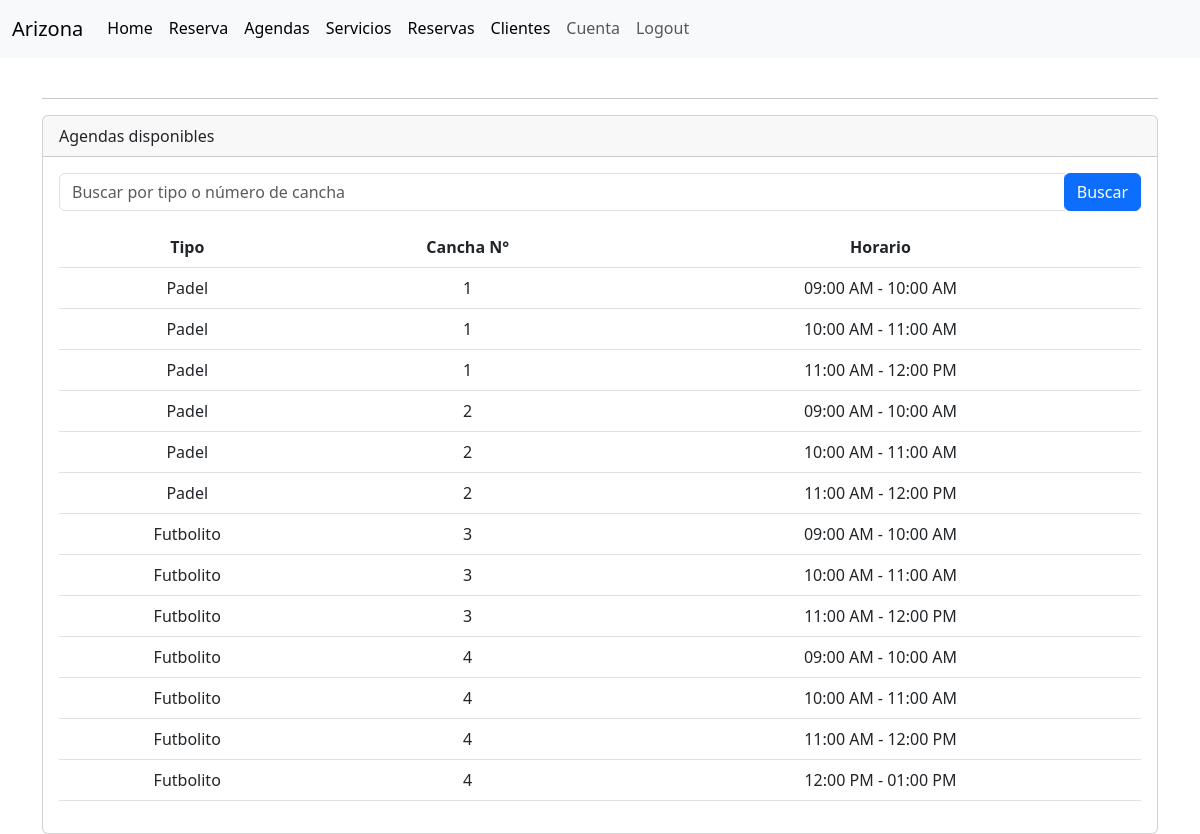
Before: /servicio/agenda/listar/ (signed in) with the older database file.
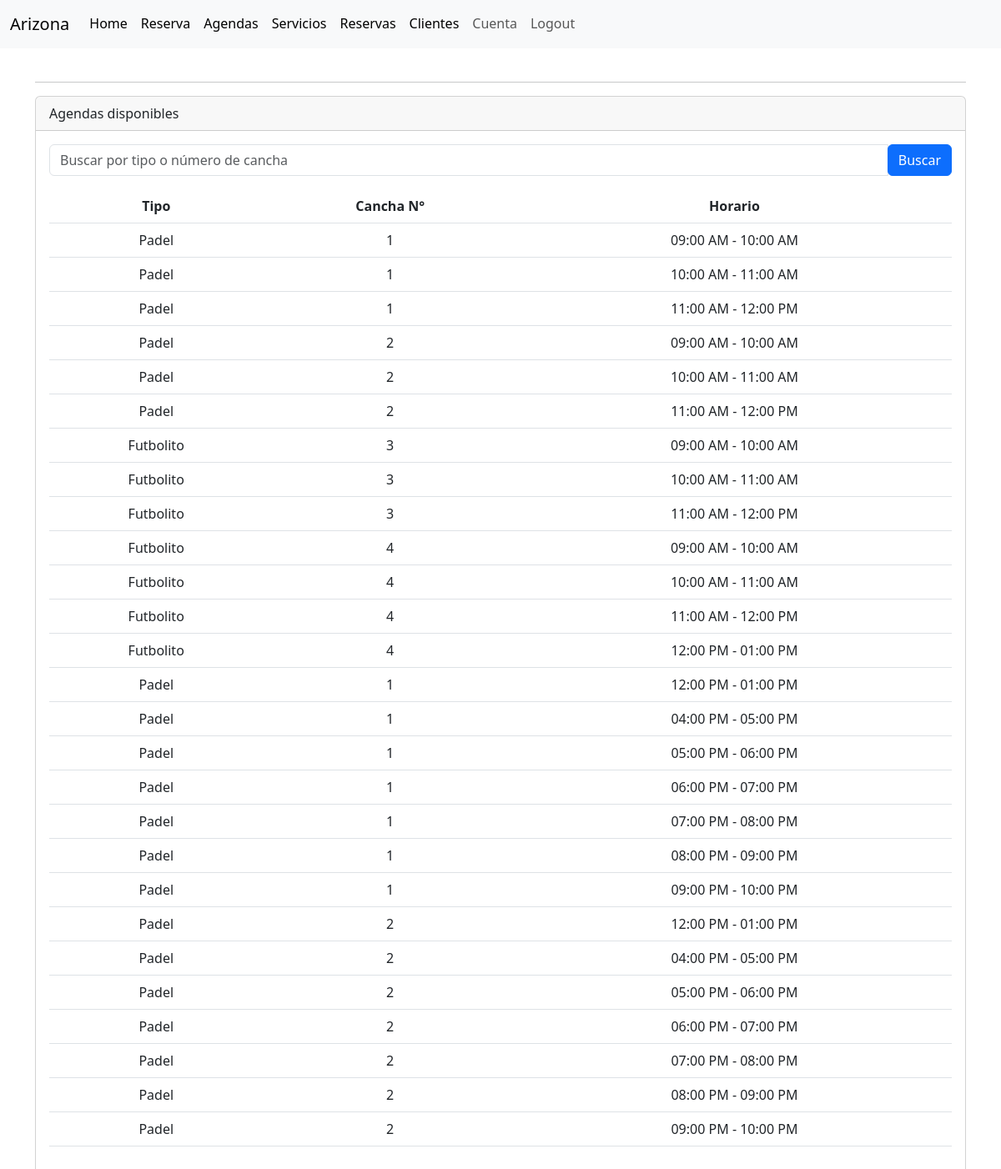
After: the same page with the newer database file.
### servicio/models.py (models this page shows, shortened)
class Agenda(models.Model):
    cancha = models.ForeignKey(Cancha, on_delete=models.CASCADE)
    horario = models.ForeignKey(Horario, on_delete=models.CASCADE)
    disponible = models.BooleanField(default=True)
    class Meta:
        verbose_name = _('Agenda')
        verbose_name_plural = _('Agendas')
        unique_together = ('cancha', 'horario')

class Cancha(models.Model):
    NUMERACION_CHOICES = [
        ('1', 'Cancha 1'),
        ('2', 'Cancha 2'),
        ('3', 'Cancha 3'),
        ('4', 'Cancha 4'),
        ('5', 'Cancha 5'),
        ('6', 'Cancha 6'),
        ('7', 'Cancha 7'),
        ('8', 'Cancha 8'),
    ]
    numeracion = models.CharField(max_length=10, choices=NUMERACION_CHOICES)
    tipo = models.ForeignKey(TipoCancha, on_delete=models.CASCADE, related_name='canchas')
    class Meta:
        verbose_name = _('Cancha')
        verbose_name_plural = _('Canchas')

class TipoCancha(models.Model):
    nombre = models.CharField(max_length=50)
    precio = models.DecimalField(max_digits=8, decimal_places=0)
    descripcion = models.TextField()
    def __str__(self):
        return self.nombre
    class Meta:
        verbose_name = _('Tipo de Cancha')
        verbose_name_plural = _('Tipos de Canchas')

class Horario(models.Model):
    AM = 'AM'
    PM = 'PM'
    MERIDIEM_CHOICES = [
        (AM, 'AM'),
        (PM, 'PM'),
    ]
    hora_inicio = models.TimeField()
    hora_fin = models.TimeField()
    meridiem = models.CharField(max_length=2, choices=MERIDIEM_CHOICES, default=PM)
    def __str__(self):
        return f'{self.hora_inicio.strftime("%I:%M %p")} - {self.hora_fin.strftime("%I:%M %p")}'

### servicio/views.py (the view)
# urls.py: path('agenda/listar/', AgendaListView.as_view(), name='agenda-listar'),
class AgendaListView(ListView):
    model = Agenda
    template_name = 'agendas/listar.html'
    context_object_name = 'agendas'
    def dispatch(self, request, *args, **kwargs):
        user = self.request.user
        if not (user.name and user.apellidos):
            messages.warning(self.request, "Completa tu nombre y apellidos antes de continuar.")
            profile_url = reverse('account:update_user')
            return redirect(profile_url)
        return super().dispatch(request, *args, **kwargs)
    def get_queryset(self):
        query = self.request.GET.get('q')
        queryset = super().get_queryset()
        if query:
            queryset = queryset.filter(
                Q(cancha__tipo__nombre__icontains=query) |
                Q(cancha__numeracion__icontains=query)
            )
        return queryset

### servicio/templatetags/custom_filters.py (called while the page is built)
@register.filter(name='has_permission')
def has_permission(user, permission_name):
    try:
        return user.roles.permisos.filter(nombre=permission_name).exists()
    except AttributeError:
        return False

### servicio/templates/agendas/listar.html (shortened to what this page needs)
{% extends "layout.html" %}
{% load static %}
{% load humanize %}
{% load custom_filters %}
{% block container %}
<div class="container">
  <br>
  <hr>
  <div class="card">
    <div class="card-header">
      Agendas disponibles
    </div>
    <div class="card-body">
      <form class="form-inline my-2 my-lg-0" method="GET">
        <div class="input-group mb-3">
            <input type="text" class="form-control" name="q" placeholder="Buscar por tipo o número de cancha" value="{{ request.GET.q }}">
            <div class="input-group-append">
                <button class="btn btn-primary" type="submit">Buscar</button>
            </div>
        </div>
    </form>
      <table class="table text-center">
        <thead>
          <tr>
            <th>Tipo</th>
            <th>Cancha N°</th>
            <th>Horario</th>
          </tr>
        </thead>
        <tbody>
          {% for agenda in agendas %}
          <tr>
            <td>{{ agenda.cancha.tipo }}</td>
            <td>{{ agenda.cancha.numeracion }}</td>
            <td>{{ agenda.horario }}</td>
          </tr>
          {% empty %}
          <tr>
            <td colspan="4">No hay agendas disponibles.</td>
          </tr>
          {% endfor %}
        </tbody>
      </table>
    </div>
  </div>
</div>
{% endblock %}

Changed rows visible on the page:
added Agenda: cancha.tipo "Padel", cancha.numeracion "1", horario "12:00 PM - 01:00 PM"
added Agenda: cancha.tipo "Padel", cancha.numeracion "1", horario "04:00 PM - 05:00 PM"
added Agenda: cancha.tipo "Padel", cancha.numeracion "1", horario "05:00 PM - 06:00 PM"
added Agenda: cancha.tipo "Padel", cancha.numeracion "1", horario "06:00 PM - 07:00 PM"
added Agenda: cancha.tipo "Padel", cancha.numeracion "1", horario "07:00 PM - 08:00 PM"
added Agenda: cancha.tipo "Padel", cancha.numeracion "1", horario "08:00 PM - 09:00 PM"
added Agenda: cancha.tipo "Padel", cancha.numeracion "1", horario "09:00 PM - 10:00 PM"
added Agenda: cancha.tipo "Padel", cancha.numeracion "2", horario "12:00 PM - 01:00 PM"
added Agenda: cancha.tipo "Padel", cancha.numeracion "2", horario "04:00 PM - 05:00 PM"
added Agenda: cancha.tipo "Padel", cancha.numeracion "2", horario "05:00 PM - 06:00 PM"
added Agenda: cancha.tipo "Padel", cancha.numeracion "2", horario "06:00 PM - 07:00 PM"
added Agenda: cancha.tipo "Padel", cancha.numeracion "2", horario "07:00 PM - 08:00 PM"
added Agenda: cancha.tipo "Padel", cancha.numeracion "2", horario "08:00 PM - 09:00 PM"
added Agenda: cancha.tipo "Padel", cancha.numeracion "2", horario "09:00 PM - 10:00 PM"
